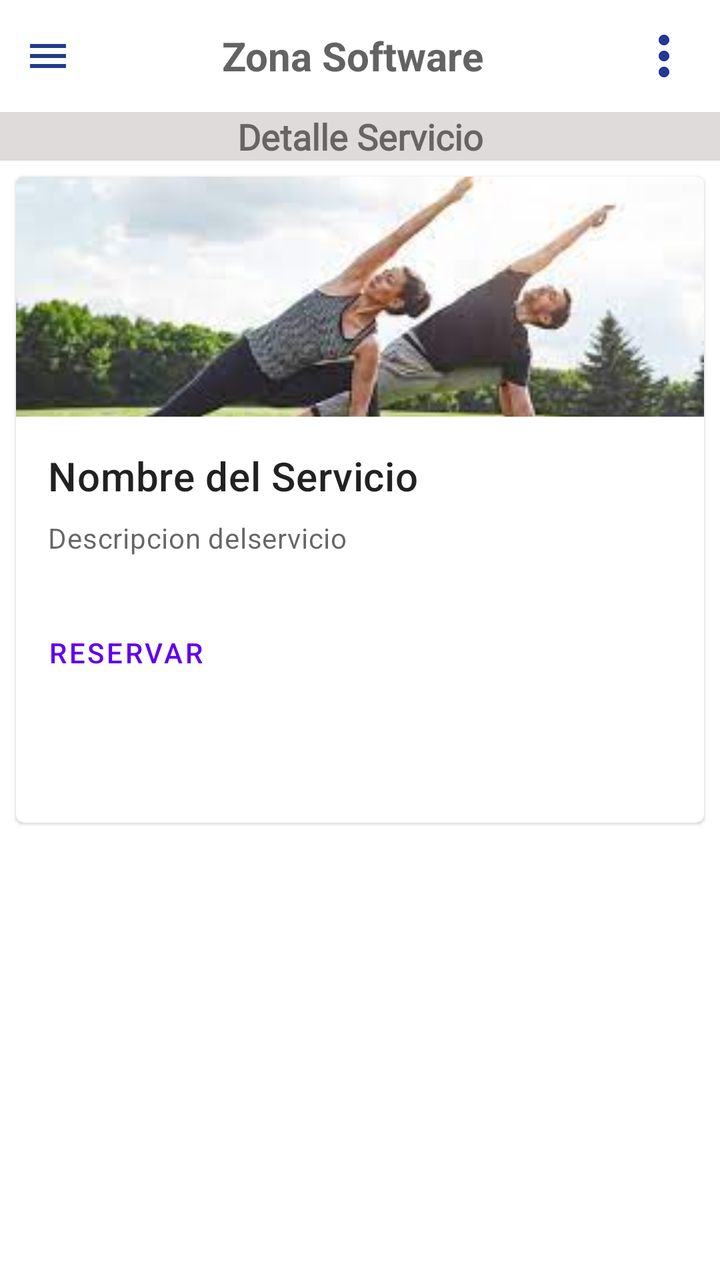
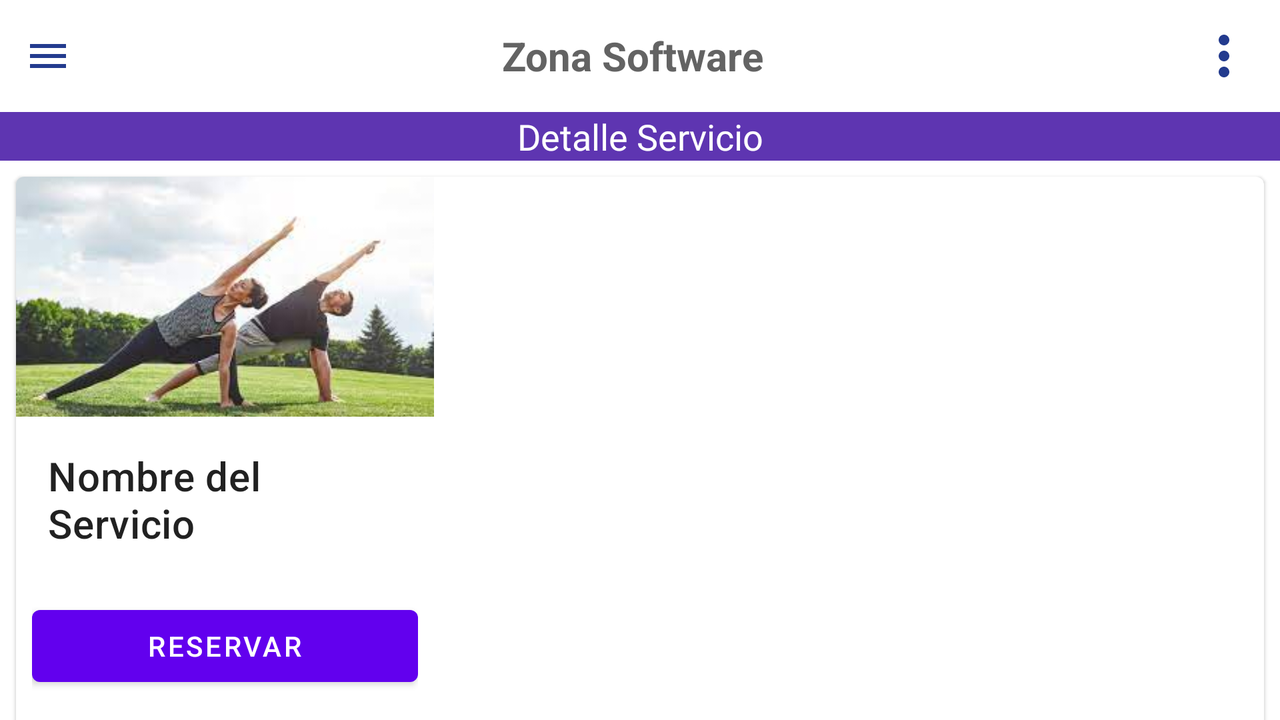

The same Android screen from two of the app's own layout files: first res/layout/ as a phone draws it, then the repository's variant for another configuration, drawn on a device whose configuration selects that folder. Both files follow.
<!-- AndroidManifest.xml: application theme Theme.GYMUP -->
<!-- res/layout/activity_user_save_reservations.xml -->
<?xml version="1.0" encoding="utf-8"?>
<androidx.drawerlayout.widget.DrawerLayout xmlns:android="http://schemas.android.com/apk/res/android"
    xmlns:app="http://schemas.android.com/apk/res-auto"
    xmlns:tools="http://schemas.android.com/tools"
    android:layout_width="match_parent"
    android:layout_height="match_parent"
    android:id="@+id/drawer_layout"
    tools:context=".users.UserSaveReservations">

    <LinearLayout
        android:layout_width="match_parent"
        android:layout_height="match_parent"
        android:orientation="vertical">

        <include layout="@layout/main_toolbar"/>


        <TextView
            android:id="@+id/tvDetalleServicio"
            android:layout_width="match_parent"
            android:layout_height="wrap_content"
            android:background="#DFDBDB"
            android:fontFamily="@font/poppinsbold"
            android:text="Detalle Servicio"
            android:textAlignment="center"
            android:textSize="18sp"
            android:textStyle="bold" />

        <com.google.android.material.card.MaterialCardView
            android:id="@+id/card"
            android:layout_width="match_parent"
            android:layout_height="323dp"
            android:layout_margin="8dp"
            android:layout_marginTop="8dp"
            android:visibility="visible"
            app:layout_constraintBottom_toBottomOf="@+id/coordinatorLayout"
            app:layout_constraintEnd_toEndOf="@+id/coordinatorLayout"
            app:layout_constraintStart_toStartOf="@+id/coordinatorLayout"
            app:layout_constraintTop_toBottomOf="@+id/appBarLayout"
            app:layout_constraintVertical_bias="0.19"
            tools:ignore="MissingConstraints">

            <LinearLayout
                android:layout_width="match_parent"
                android:layout_height="wrap_content"
                android:orientation="vertical">

                
                <ImageView
                    android:id="@+id/imageView"
                    android:layout_width="match_parent"
                    android:layout_height="120dp"
                    android:contentDescription="descripcion"
                    android:scaleType="centerCrop"
                    app:srcCompat="@drawable/yoga" />

                <LinearLayout
                    android:layout_width="match_parent"
                    android:layout_height="wrap_content"
                    android:orientation="vertical"
                    android:padding="16dp">

                    
                    <TextView
                        android:id="@+id/tvName"
                        android:layout_width="wrap_content"
                        android:layout_height="wrap_content"
                        android:text="Nombre del Servicio"
                        android:textAppearance="?attr/textAppearanceHeadline6" />

                    <TextView
                        android:id="@+id/tvDes"
                        android:layout_width="wrap_content"
                        android:layout_height="wrap_content"
                        android:layout_marginTop="8dp"
                        android:text="Descripcion delservicio"
                        android:textAppearance="?attr/textAppearanceBody2"
                        android:textColor="?android:attr/textColorSecondary" />

                </LinearLayout>

                
                <LinearLayout
                    android:layout_width="wrap_content"
                    android:layout_height="wrap_content"
                    android:layout_margin="8dp"
                    android:orientation="horizontal">

                    <com.google.android.material.button.MaterialButton
                        style="?attr/borderlessButtonStyle"
                        android:layout_width="wrap_content"
                        android:layout_height="wrap_content"
                        android:text="@string/btnReservaAction2"
                        android:textAlignment="center" />

                    <androidx.core.widget.NestedScrollView
                        android:layout_width="match_parent"
                        android:layout_height="match_parent"
                        app:layout_behavior="@string/appbar_scrolling_view_behavior">

                        

                    </androidx.core.widget.NestedScrollView>
                </LinearLayout>


            </LinearLayout>

        </com.google.android.material.card.MaterialCardView>

        <androidx.recyclerview.widget.RecyclerView
            android:id="@+id/recicerView"
            android:layout_width="match_parent"
            android:layout_height="match_parent">

        </androidx.recyclerview.widget.RecyclerView>


    </LinearLayout>

    <RelativeLayout
        android:layout_width="300dp"
        android:layout_height="match_parent"
        android:layout_gravity="start"
        android:background="@color/white">

        <include layout="@layout/main_nav_users" />
    </RelativeLayout>
</androidx.drawerlayout.widget.DrawerLayout>
<!-- res/layout/main_toolbar.xml (included above) -->
<?xml version="1.0" encoding="utf-8"?>
<LinearLayout
    xmlns:android="http://schemas.android.com/apk/res/android"
    android:layout_width="match_parent"
    android:layout_height="wrap_content"
    android:orientation="horizontal"
    android:padding="12dp"
    android:gravity="center_vertical">

    <ImageView
        android:layout_width="wrap_content"
        android:layout_height="wrap_content"
        android:onClick="ClickMenu"
        android:src="@drawable/ic_menu"></ImageView>

    <TextView
        android:layout_width="0dp"
        android:layout_height="wrap_content"
        android:layout_weight="1"
        android:text="Zona Software"
        android:textSize="20sp"
        android:textStyle="bold"
        android:textAlignment="center"
        android:textColor="#636363"></TextView>

    <ImageView
        android:layout_width="wrap_content"
        android:layout_height="wrap_content"
        android:src="@drawable/ic_more"/>

</LinearLayout>
<!-- res/layout/main_nav_users.xml (included above) -->
<?xml version="1.0" encoding="utf-8"?>
<LinearLayout
    xmlns:android="http://schemas.android.com/apk/res/android" android:layout_width="match_parent"
    android:layout_height="match_parent"
    android:orientation="vertical">
    <ImageView
        android:layout_width="match_parent"
        android:layout_height="120dp"
        android:layout_margin="16dp"
        android:onClick="ClickLogo"
        android:src="@drawable/logo_cliente"/>
    <TextView
        android:layout_width="match_parent"
        android:layout_height="wrap_content"
        android:text="@string/area_del_cliente"
        android:textSize="20sp"
        android:textStyle="bold"
        android:textAlignment="center"
        android:textColor="#636363"/>
    <View
        android:layout_width="400dp"
        android:layout_height="1dp"
        android:layout_gravity="center"
        android:layout_marginTop="16dp"
        android:layout_marginBottom="16dp"
        android:background="#636363"/>
    
    <LinearLayout
        android:layout_width="match_parent"
        android:layout_height="wrap_content"
        android:orientation="horizontal"
        android:gravity="center_vertical"
        android:onClick="ClickHomeU">
        <TextView
            android:layout_width="0dp"
            android:layout_height="wrap_content"
            android:layout_weight="1"
            android:text="Home"
            android:padding="12dp"
            android:layout_marginStart="16dp"/>
        <ImageView
            android:layout_width="wrap_content"
            android:layout_height="wrap_content"
            android:layout_marginEnd="48dp"
            android:src="@drawable/ic_home"/>
    </LinearLayout>
    
    <LinearLayout
        android:layout_width="match_parent"
        android:layout_height="wrap_content"
        android:orientation="horizontal"
        android:gravity="center_vertical"
        android:onClick="ClickAgendaU">
        <TextView
            android:layout_width="0dp"
            android:layout_height="wrap_content"
            android:layout_weight="1"
            android:text="@string/reservas"
            android:padding="12dp"
            android:layout_marginStart="16dp"/>
        <ImageView
            android:layout_width="wrap_content"
            android:layout_height="wrap_content"
            android:layout_marginEnd="48dp"
            android:src="@drawable/ic_admin_agenda"/>
    </LinearLayout>
    
    <LinearLayout
        android:layout_width="match_parent"
        android:layout_height="wrap_content"
        android:orientation="horizontal"
        android:gravity="center_vertical"
        android:onClick="ClickServiciosU">
        <TextView
            android:layout_width="0dp"
            android:layout_height="wrap_content"
            android:layout_weight="1"
            android:text="@string/servicios"
            android:padding="12dp"
            android:layout_marginStart="16dp"/>
        <ImageView
            android:layout_width="wrap_content"
            android:layout_height="wrap_content"
            android:layout_marginEnd="48dp"
            android:src="@drawable/ic_admin_services"/>

    </LinearLayout>
    
    <LinearLayout
        android:layout_width="match_parent"
        android:layout_height="wrap_content"
        android:orientation="horizontal"
        android:gravity="center_vertical"
        android:onClick="ClickMiSalud">
        <TextView
            android:layout_width="0dp"
            android:layout_height="wrap_content"
            android:layout_weight="1"
            android:text="@string/mi_salud"
            android:padding="12dp"
            android:layout_marginStart="16dp"/>
        <ImageView
            android:layout_width="wrap_content"
            android:layout_height="wrap_content"
            android:layout_marginEnd="48dp"
            android:src="@drawable/ic_mi_salud"/>
    </LinearLayout>
    
    <LinearLayout
        android:layout_width="match_parent"
        android:layout_height="wrap_content"
        android:orientation="horizontal"
        android:gravity="center_vertical"
        android:onClick="ClickMiNutri">
        <TextView
            android:layout_width="0dp"
            android:layout_height="wrap_content"
            android:layout_weight="1"
            android:text="@string/salud_y_nutrici_n"
            android:padding="12dp"
            android:layout_marginStart="16dp"/>
        <ImageView
            android:layout_width="wrap_content"
            android:layout_height="wrap_content"
            android:layout_marginEnd="48dp"
            android:src="@drawable/ic_user_nutri"/>
    </LinearLayout>
    
    <LinearLayout
        android:layout_width="match_parent"
        android:layout_height="wrap_content"
        android:orientation="horizontal"
        android:gravity="center_vertical"
        android:onClick="ClickPromoU">
        <TextView
            android:layout_width="0dp"
            android:layout_height="wrap_content"
            android:layout_weight="1"
            android:text="Promociones"
            android:padding="12dp"
            android:layout_marginStart="16dp"/>
        <ImageView
            android:layout_width="wrap_content"
            android:layout_height="wrap_content"
            android:layout_marginEnd="48dp"
            android:src="@drawable/ic_admin_promo"/>
    </LinearLayout>

    <LinearLayout
        android:layout_width="match_parent"
        android:layout_height="wrap_content"
        android:orientation="horizontal"
        android:gravity="center_vertical"
        android:onClick="ClickPagosU">
        <TextView
            android:layout_width="0dp"
            android:layout_height="wrap_content"
            android:layout_weight="1"
            android:text="@string/estado_de_cuenta"
            android:padding="12dp"
            android:layout_marginStart="16dp"/>
        <ImageView
            android:layout_width="wrap_content"
            android:layout_height="wrap_content"
            android:layout_marginEnd="48dp"
            android:src="@drawable/ic_user_balance"/>
    </LinearLayout>

    <LinearLayout
        android:layout_width="match_parent"
        android:layout_height="wrap_content"
        android:orientation="horizontal"
        android:gravity="center_vertical"
        android:onClick="ClickMyProfileU">
        <TextView
            android:layout_width="0dp"
            android:layout_height="wrap_content"
            android:layout_weight="1"
            android:text="@string/mi_perfil"
            android:padding="12dp"
            android:layout_marginStart="16dp"/>
        <ImageView
            android:layout_width="wrap_content"
            android:layout_height="wrap_content"
            android:layout_marginEnd="48dp"
            android:src="@drawable/ic_admin_profile"/>

    </LinearLayout>

    <LinearLayout
        android:layout_width="match_parent"
        android:layout_height="wrap_content"
        android:orientation="horizontal"
        android:gravity="center_vertical"
        android:onClick="ClickLogout">
        <TextView
            android:layout_width="0dp"
            android:layout_height="wrap_content"
            android:layout_weight="1"
            android:text="Logout"
            android:padding="12dp"
            android:layout_marginStart="16dp"/>
        <ImageView
            android:layout_width="wrap_content"
            android:layout_height="wrap_content"
            android:layout_marginEnd="48dp"
            android:src="@drawable/ic_logout"/>

    </LinearLayout>

</LinearLayout>
<!-- resources referenced by this layout -->
<resources>
  <color name="white">#FFFFFFFF</color>
  <!-- drawable ic_admin_profile (drawable) -->
  <vector android:height="32dp" android:tint="#233B8E"
      android:viewportHeight="24" android:viewportWidth="24"
      android:width="32dp" xmlns:android="http://schemas.android.com/apk/res/android">
      <path android:fillColor="@android:color/white" android:pathData="M12,12c2.21,0 4,-1.79 4,-4s-1.79,-4 -4,-4 -4,1.79 -4,4 1.79,4 4,4zM12,14c-2.67,0 -8,1.34 -8,4v2h16v-2c0,-2.66 -5.33,-4 -8,-4z"/>
  </vector>
  <!-- drawable ic_admin_promo (drawable) -->
  <vector android:autoMirrored="true" android:height="32dp"
      android:tint="#233B8E" android:viewportHeight="24"
      android:viewportWidth="24" android:width="32dp" xmlns:android="http://schemas.android.com/apk/res/android">
      <path android:fillColor="@android:color/white" android:pathData="M20,2L4,2c-1.1,0 -2,0.9 -2,2v12c0,1.1 0.9,2 2,2h14l4,4L22,4c0,-1.1 -0.9,-2 -2,-2zM18,14L6,14v-2h12v2zM18,11L6,11L6,9h12v2zM18,8L6,8L6,6h12v2z"/>
  </vector>
  <!-- drawable ic_home (drawable) -->
  <vector android:height="32dp" android:tint="#233B8E"
      android:viewportHeight="24" android:viewportWidth="24"
      android:width="32dp" xmlns:android="http://schemas.android.com/apk/res/android">
      <path android:fillColor="@android:color/white" android:pathData="M10,20v-6h4v6h5v-8h3L12,3 2,12h3v8z"/>
  </vector>
  <!-- drawable ic_logout (drawable) -->
  <vector android:autoMirrored="true" android:height="32dp"
      android:tint="#233B8E" android:viewportHeight="24"
      android:viewportWidth="24" android:width="32dp" xmlns:android="http://schemas.android.com/apk/res/android">
      <path android:fillColor="@android:color/white" android:pathData="M10.09,15.59L11.5,17l5,-5 -5,-5 -1.41,1.41L12.67,11H3v2h9.67l-2.58,2.59zM19,3H5c-1.11,0 -2,0.9 -2,2v4h2V5h14v14H5v-4H3v4c0,1.1 0.89,2 2,2h14c1.1,0 2,-0.9 2,-2V5c0,-1.1 -0.9,-2 -2,-2z"/>
  </vector>
  <!-- drawable ic_menu (drawable) -->
  <vector android:height="24dp" android:tint="#233B8E"
      android:viewportHeight="24" android:viewportWidth="24"
      android:width="24dp" xmlns:android="http://schemas.android.com/apk/res/android">
      <path android:fillColor="@android:color/white" android:pathData="M3,18h18v-2L3,16v2zM3,13h18v-2L3,11v2zM3,6v2h18L21,6L3,6z"/>
  </vector>
  <!-- drawable ic_mi_salud (drawable) -->
  <vector android:height="32dp" android:tint="#233B8E"
      android:viewportHeight="24" android:viewportWidth="24"
      android:width="32dp" xmlns:android="http://schemas.android.com/apk/res/android">
      <path android:fillColor="@android:color/white" android:pathData="M10.5,13H8v-3h2.5V7.5h3V10H16v3h-2.5v2.5h-3V13zM12,2L4,5v6.09c0,5.05 3.41,9.76 8,10.91c4.59,-1.15 8,-5.86 8,-10.91V5L12,2z"/>
  </vector>
  <!-- drawable ic_more (drawable) -->
  <vector android:height="32dp" android:tint="#233B8E"
      android:viewportHeight="24" android:viewportWidth="24"
      android:width="32dp" xmlns:android="http://schemas.android.com/apk/res/android">
      <path android:fillColor="@android:color/white" android:pathData="M12,8c1.1,0 2,-0.9 2,-2s-0.9,-2 -2,-2 -2,0.9 -2,2 0.9,2 2,2zM12,10c-1.1,0 -2,0.9 -2,2s0.9,2 2,2 2,-0.9 2,-2 -0.9,-2 -2,-2zM12,16c-1.1,0 -2,0.9 -2,2s0.9,2 2,2 2,-0.9 2,-2 -0.9,-2 -2,-2z"/>
  </vector>
  <string name="area_del_cliente">Área del cliente</string>
  <string name="btnReservaAction2">Reservar</string>
  <string name="estado_de_cuenta">Estado de Cuenta</string>
  <string name="mi_perfil">Mi Perfil</string>
  <string name="mi_salud">Mi Salud</string>
  <string name="reservas">Reservas</string>
  <string name="salud_y_nutrici_n">Salud y Nutrición</string>
  <string name="servicios">Servicios</string>
  <color name="purple_500">#FF6200EE</color>
  <color name="purple_700">#FF3700B3</color>
  <color name="teal_200">#FF03DAC5</color>
  <color name="teal_700">#FF018786</color>
  <color name="black">#FF000000</color>
</resources>
<!-- res/layout-land/activity_user_save_reservations.xml (the repository's variant of the layout above) -->
<!-- drawn on the phone turned sideways -->
<?xml version="1.0" encoding="utf-8"?>
<androidx.drawerlayout.widget.DrawerLayout xmlns:android="http://schemas.android.com/apk/res/android"
    xmlns:app="http://schemas.android.com/apk/res-auto"
    xmlns:tools="http://schemas.android.com/tools"
    android:layout_width="match_parent"
    android:layout_height="match_parent"
    android:id="@+id/drawer_layout"
    tools:context=".users.UserSaveReservations">

    <LinearLayout
        android:layout_width="match_parent"
        android:layout_height="match_parent"
        android:orientation="vertical">

        <include layout="@layout/main_toolbar"/>


        <TextView
            android:id="@+id/tvDetalleServicio"
            android:layout_width="match_parent"
            android:layout_height="wrap_content"
            android:background="#5E35B1"
            android:fontFamily="@font/poppinsbold"
            android:text="Detalle Servicio"
            android:textAlignment="center"
            android:textColor="#FFFFFF"
            android:textSize="18sp"
            android:textStyle="normal" />

        <com.google.android.material.card.MaterialCardView
            android:id="@+id/card"
            android:layout_width="match_parent"
            android:layout_height="323dp"
            android:layout_margin="8dp"
            android:layout_marginTop="8dp"
            android:visibility="visible"
            app:layout_constraintBottom_toBottomOf="@+id/coordinatorLayout"
            app:layout_constraintEnd_toEndOf="@+id/coordinatorLayout"
            app:layout_constraintStart_toStartOf="@+id/coordinatorLayout"
            app:layout_constraintTop_toBottomOf="@+id/appBarLayout"
            app:layout_constraintVertical_bias="0.19"
            tools:ignore="MissingConstraints">

            <LinearLayout
                android:layout_width="match_parent"
                android:layout_height="match_parent"
                android:orientation="horizontal">

                <androidx.recyclerview.widget.RecyclerView
                    android:id="@+id/recicerView"
                    android:layout_width="591dp"
                    android:layout_height="match_parent"
                    android:translationX="220dp">

                </androidx.recyclerview.widget.RecyclerView>
            </LinearLayout>

            <LinearLayout
                android:layout_width="209dp"
                android:layout_height="279dp"
                android:orientation="vertical">

                

                <ImageView
                    android:id="@+id/imageView"
                    android:layout_width="match_parent"
                    android:layout_height="120dp"
                    android:contentDescription="descripcion"
                    android:scaleType="centerCrop"
                    app:srcCompat="@drawable/yoga" />

                <LinearLayout
                    android:layout_width="match_parent"
                    android:layout_height="wrap_content"
                    android:orientation="vertical"
                    android:padding="16dp">

                    
                    <TextView
                        android:id="@+id/tvName"
                        android:layout_width="wrap_content"
                        android:layout_height="wrap_content"
                        android:text="Nombre del Servicio"
                        android:textAppearance="?attr/textAppearanceHeadline6" />

                    <TextView
                        android:id="@+id/tvDes"
                        android:layout_width="wrap_content"
                        android:layout_height="wrap_content"
                        android:layout_marginTop="8dp"
                        android:text="Descripcion delservicio"
                        android:textAppearance="?attr/textAppearanceBody2"
                        android:textColor="?android:attr/textColorSecondary"
                        android:visibility="gone"
                        tools:visibility="gone" />

                </LinearLayout>

                
                <LinearLayout
                    android:layout_width="match_parent"
                    android:layout_height="wrap_content"
                    android:layout_margin="8dp"
                    android:orientation="horizontal">

                    <Button
                        android:id="@+id/btnReservar2"
                        android:layout_width="match_parent"
                        android:layout_height="wrap_content"
                        android:text="@string/btnReservaAction2" />

                    <androidx.core.widget.NestedScrollView
                        android:layout_width="match_parent"
                        android:layout_height="match_parent"
                        android:backgroundTint="#5E35B1"
                        app:layout_behavior="@string/appbar_scrolling_view_behavior">

                        

                    </androidx.core.widget.NestedScrollView>
                </LinearLayout>


            </LinearLayout>

        </com.google.android.material.card.MaterialCardView>


    </LinearLayout>

    <RelativeLayout
        android:layout_width="300dp"
        android:layout_height="match_parent"
        android:layout_gravity="start"
        android:background="@color/white">

        <include layout="@layout/main_nav_users" />
    </RelativeLayout>
</androidx.drawerlayout.widget.DrawerLayout>
